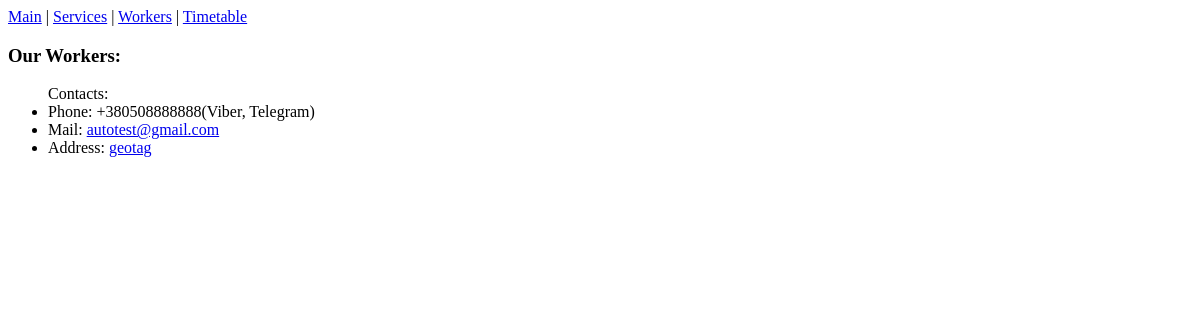
The page //workers on the database as committed earlier.
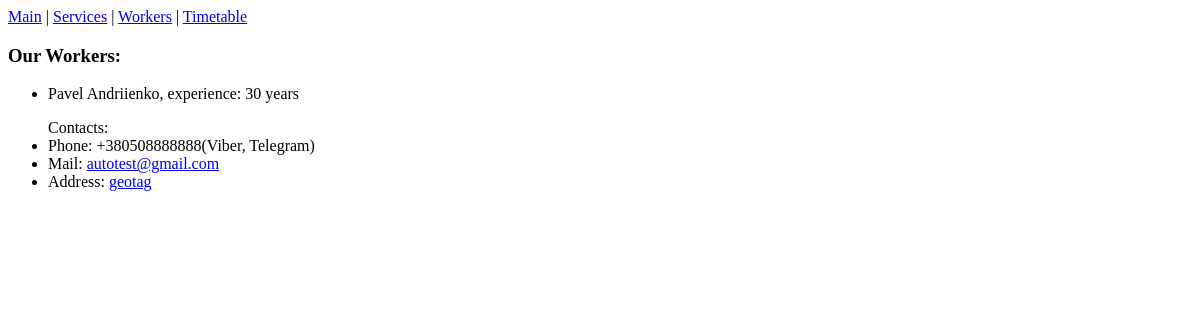
The same page on the database as committed later.
### services/models.py (models this page shows)
class Worker(models.Model):
    first_name = models.CharField(max_length=20)
    last_name = models.CharField(max_length=20)
    experience = models.IntegerField()

### services/views.py (the view)
# urls.py: path('/workers', views.workers, name='workers'),
def workers(request):
    workers = Worker.objects.order_by('first_name')
    context = {'workers': workers}
    return render(request, 'services/workers.html', context)

### services/templates/services/workers.html (shortened to what this page needs)
{% extends 'services/base.html' %}
{% block content %}
   {% include 'includes/navbar.html' %}
    <h3>Our Workers:</h3>
    <ul>
        {% for worker in workers %}
            <li>{{ worker.first_name }} {{ worker.last_name}}, experience: {{ worker.experience }} years</li>
        {% endfor %}
    </ul>
    {% include 'includes/contacts.html' %}
{% endblock %}

Rows that differ between the two databases and show on the page:
added Worker: first_name "Pavel", last_name "Andriienko", experience "30"
